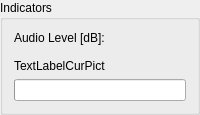
         <widget class="QGroupBox" name="GroupInput">
          <property name="title">
           <string>Indicators</string>
          </property>
          <layout class="QVBoxLayout">
           <property name="spacing">
            <number>6</number>
           </property>
           <property name="margin">
            <number>11</number>
           </property>
           <item>
            <layout class="QHBoxLayout">
             <property name="spacing">
              <number>6</number>
             </property>
             <property name="margin">
              <number>0</number>
             </property>
             <item>
              <widget class="QLabel" name="TextLabelAudioLevel">
               <property name="text">
                <string>Audio Level [dB]:</string>
               </property>
               <property name="wordWrap">
                <bool>false</bool>
               </property>
              </widget>
             </item>
             <item>
              <widget class="QwtThermo" name="ProgrInputLevel">
              </widget>
             </item>
            </layout>
           </item>
           <item>
            <spacer name="verticalSpacer">
             <property name="orientation">
              <enum>Qt::Vertical</enum>
             </property>
             <property name="sizeType">
              <enum>QSizePolicy::Fixed</enum>
             </property>
             <property name="sizeHint" stdset="0">
              <size>
               <width>20</width>
               <height>8</height>
              </size>
             </property>
            </spacer>
           </item>
           <item>
            <widget class="QLabel" name="TextLabelCurPict">
             <property name="text">
              <string>TextLabelCurPict</string>
             </property>
             <property name="wordWrap">
              <bool>false</bool>
             </property>
            </widget>
           </item>
           <item>
            <widget class="QProgressBar" name="ProgressBarCurPict"/>
           </item>
          </layout>
         </widget>
